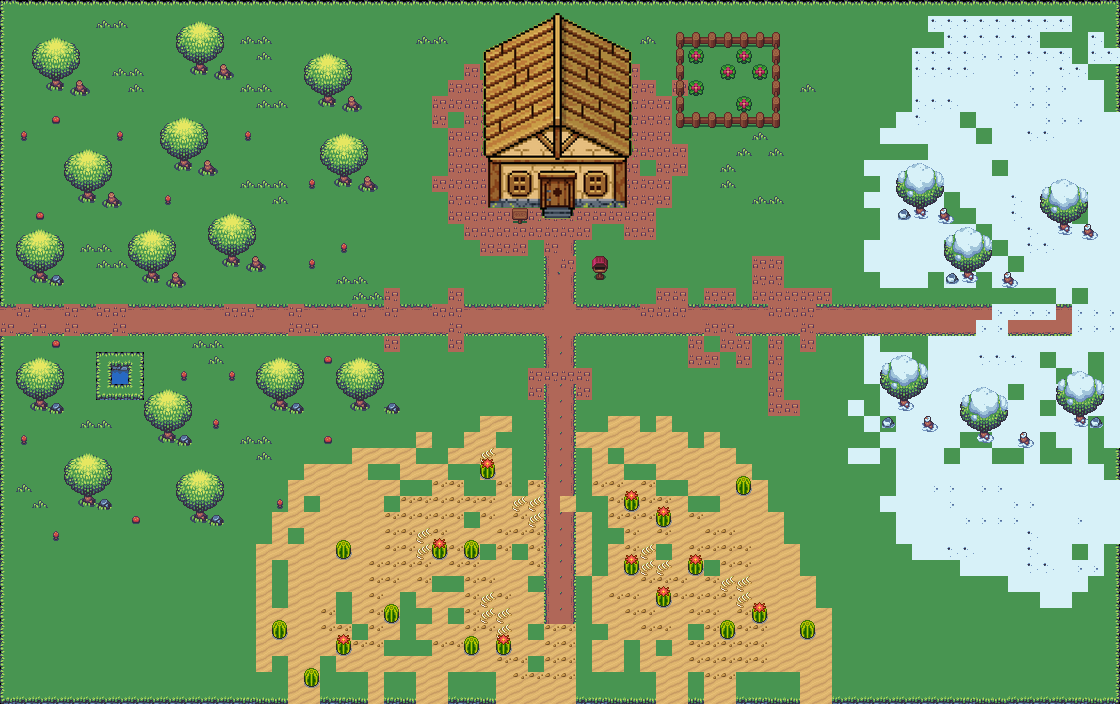

Below is a game level as drawn by its tile map, then a one-line description and the .tmx that defines it (tile-layer data replaced by summaries):
An orthogonal 70x44 tile map with 16x16 px tiles, 3 tile layers (sol, déco, obstacles), 6 tilesets.

<map version="1.9" tiledversion="1.9.2" orientation="orthogonal" renderorder="right-down" width="70" height="44" tilewidth="16" tileheight="16" infinite="0" nextlayerid="4" nextobjectid="1">
 <tileset firstgid="1" name="mapLobbyTuiles3" tilewidth="16" tileheight="16" tilecount="184" columns="23">
  <image source="mapLobbyTuiles3.png" width="368" height="128" />
 </tileset>
 <tileset firstgid="185" source="mapLobbyTuiles2.tsx" />
 <tileset firstgid="493" source="mapLobby4.tsx" />
 <tileset firstgid="1053" source="mapLobby.tsx" />
 <tileset firstgid="1716" source="LobbyMaison.tsx" />
 <tileset firstgid="2031" source="mapLobbyTuiles5.tsx" />
 <layer id="1" name="sol" width="70" height="44">
  <data>[3080 cells, 3080 non-empty, 49 distinct tile ids]</data>
 </layer>
 <layer id="3" name="déco" width="70" height="44">
  <data>[3080 cells, 25 non-empty, 3 distinct tile ids]</data>
 </layer>
 <layer id="2" name="obstacles" width="70" height="44">
  <data>[3080 cells, 459 non-empty, 171 distinct tile ids]</data>
 </layer>
</map>
